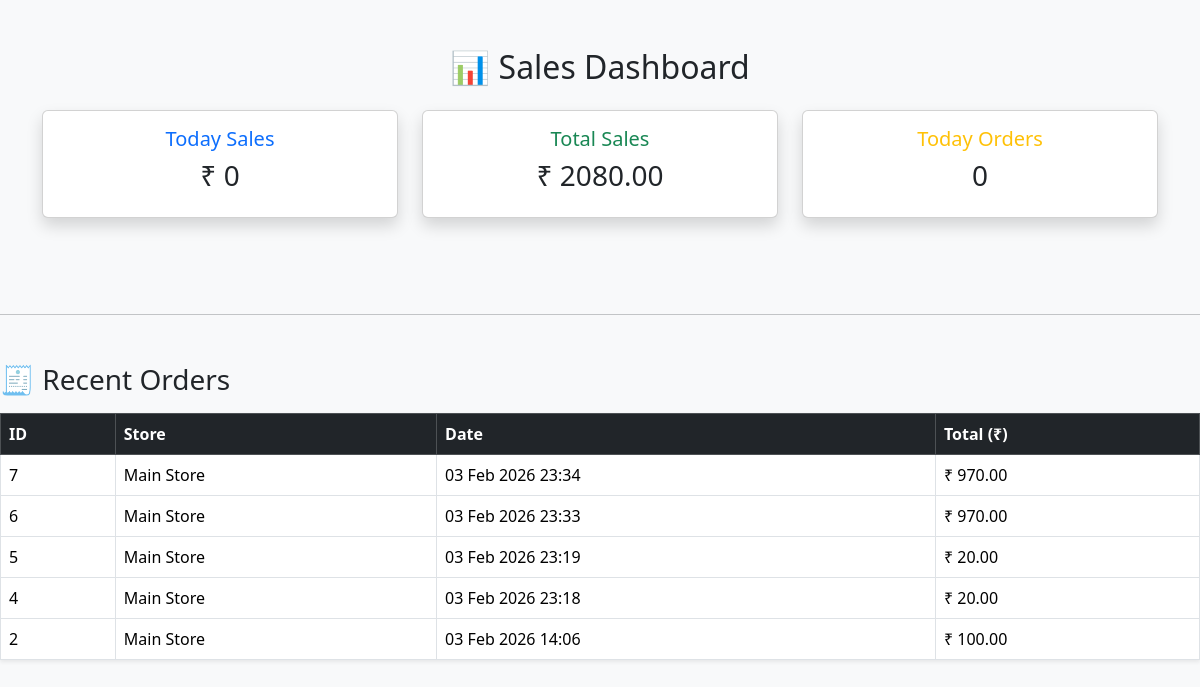
Screenshot of /orders/dashboard/ with the database file from the repository.
### apps/orders/models.py (models this page shows, shortened)
class Order(models.Model):
    STATUS = (
        ('PENDING', 'Pending'),
        ('CONFIRMED', 'Confirmed'),
        ('REJECTED', 'Rejected'),
    )
    store = models.ForeignKey(Store, on_delete=models.CASCADE)
    status = models.CharField(max_length=20, choices=STATUS, default="PENDING")
    created_at = models.DateTimeField(auto_now_add=True)
    def get_total_price(self):
        total = 0
        for item in self.items.all():
            total += item.product.price * item.quantity
        return total

class OrderItem(models.Model):
    order = models.ForeignKey(
        Order,
        related_name='items',
        on_delete=models.CASCADE
    )
    product = models.ForeignKey(Product, on_delete=models.CASCADE)
    quantity = models.PositiveIntegerField()

### apps/stores/models.py (models this page shows, shortened)
class Store(models.Model):
    name = models.CharField(max_length=200)
    location = models.CharField(max_length=200)

### apps/products/models.py (models this page shows, shortened)
class Product(models.Model):
    title = models.CharField(max_length=200)
    description = models.TextField(blank=True)
    price = models.DecimalField(max_digits=10, decimal_places=2)
    category = models.ForeignKey(Category,on_delete=models.CASCADE)

### apps/orders/views.py (the view)
# urls.py: path("dashboard/", sales_dashboard, name="sales_dashboard"),
def sales_dashboard(request):
    today = timezone.now().date()
    today_orders = Order.objects.filter(
        status="CONFIRMED",
        created_at__date=today
    )
    today_sales = sum(o.get_total_price() for o in today_orders)
    total_sales = sum(
        o.get_total_price()
        for o in Order.objects.filter(status="CONFIRMED")
    )
    recent_orders = Order.objects.filter(status="CONFIRMED").order_by("-created_at")[:5]
    context = {
        "today_sales": today_sales,
        "total_sales": total_sales,
        "today_orders": today_orders.count(),
        "recent_orders": recent_orders,
    }
    return render(request, "orders/dashboard.html", context)

### apps/orders/templates/orders/dashboard.html (shortened to what this page needs)
<!DOCTYPE html>
<html lang="en">
<head>
    <link href="https://cdn.jsdelivr.net/npm/bootstrap@5.3.2/dist/css/bootstrap.min.css" rel="stylesheet">
</head>
<body class="bg-light">
<div class="container py-5">
    <h2 class="text-center mb-4">📊 Sales Dashboard</h2>
    <div class="row g-4">
        <div class="col-md-4">
            <div class="card shadow text-center">
                <div class="card-body">
                    <h5 class="card-title text-primary">Today Sales</h5>
                    <h3>₹ {{ today_sales }}</h3>
                </div>
            </div>
        </div>
        <div class="col-md-4">
            <div class="card shadow text-center">
                <div class="card-body">
                    <h5 class="card-title text-success">Total Sales</h5>
                    <h3>₹ {{ total_sales }}</h3>
                </div>
            </div>
        </div>
        <div class="col-md-4">
            <div class="card shadow text-center">
                <div class="card-body">
                    <h5 class="card-title text-warning">Today Orders</h5>
                    <h3>{{ today_orders }}</h3>
                </div>
            </div>
        </div>
    </div>
</div>
</body>
</html>
<hr class="my-5">
<h3 class="mb-3">🧾 Recent Orders</h3>
<table class="table table-bordered table-hover shadow-sm">
    <thead class="table-dark">
        <tr>
            <th>ID</th>
            <th>Store</th>
            <th>Date</th>
            <th>Total (₹)</th>
        </tr>
    </thead>
    <tbody>
        {% for order in recent_orders %}
        <tr>
            <td>{{ order.id }}</td>
            <td>{{ order.store.name }}</td>
            <td>{{ order.created_at|date:"d M Y H:i" }}</td>
            <td>₹ {{ order.get_total_price }}</td>
        </tr>
        {% empty %}
        <tr>
            <td colspan="4" class="text-center text-muted">
                No Orders Found
            </td>
        </tr>
        {% endfor %}
    </tbody>
</table>

### rows the page displays
Order: id "7", store.name "Main Store", created_at "03 Feb 2026 23:34", get_total_price "970.00"
Order: id "6", store.name "Main Store", created_at "03 Feb 2026 23:33", get_total_price "970.00"
Order: id "5", store.name "Main Store", created_at "03 Feb 2026 23:19", get_total_price "20.00"
Order: id "4", store.name "Main Store", created_at "03 Feb 2026 23:18", get_total_price "20.00"
Order: id "2", store.name "Main Store", created_at "03 Feb 2026 14:06", get_total_price "100.00"

### other values shown
{{ today_sales }} "0"
{{ total_sales }} "2080.00"
{{ today_orders }} "0"
